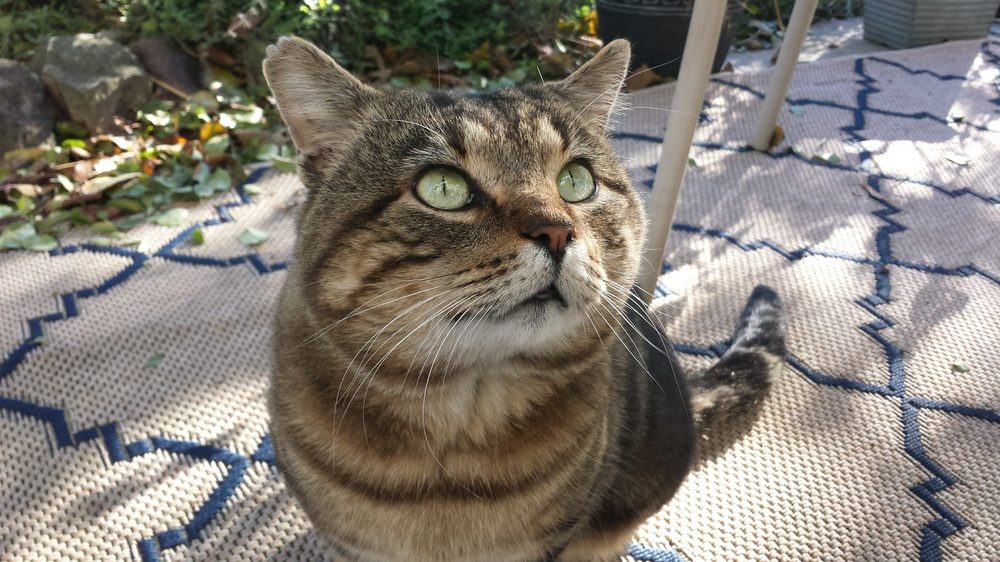
#> input picture assignments/assign7/borbor.jpg, 1000 x 562 px, shrunk from 4128 x 2322 before the run
$ python eng103_base7_solution.py
#> lines starting #> are read from the running program, lines starting #| are printed output that depends on the picture
## AUTHOR: Alexandra Bacula
## ENG 103 base code 7


import numpy as np
import matplotlib.pyplot as plt
import PIL

class image_manipulation:

    def Import_Image(self, FileName):
#> called with FileName = 'borbor.jpg'
        My_Image = PIL.Image.open(FileName)
#> My_Image is the input picture: PIL image 1000x562 RGB; mean R, G, B 130.4, 124.4, 115.7
#> call 2 of Import_Image, with FileName = 'winter_skyline.jpg'
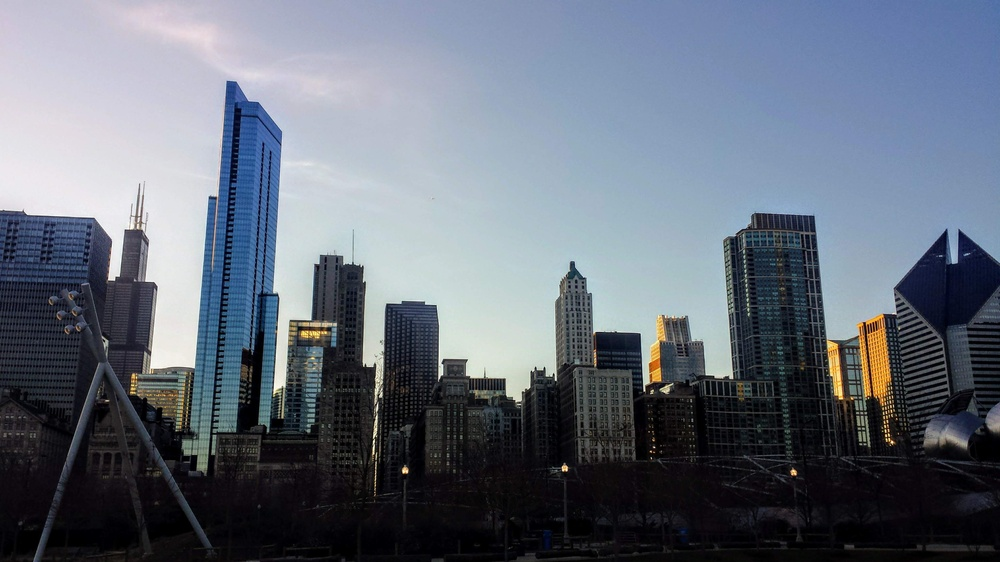
#> input picture assignments/assign7/winter_skyline.jpg, 1000 x 562 px, shrunk from 4128 x 2322 before the run
#> in Import_Image, My_Image is the input picture: PIL image 1000x562 RGB; mean R, G, B 101.2, 109.1, 121.7
        return My_Image  # .resize((256,256))


    def Flip_Image(self, Image):

        # Turn image into an array
        Image_Array = np.array(Image)

        # Get the x and y dimensions of the image
        XDim = Image_Array.shape[0]
#> XDim = 562
        YDim = Image_Array.shape[1]
#> YDim = 1000

        # Create array of zeros of the same size as the original image
        # The zeros will be overwritten
        Flipped_Image_Array = np.zeros(Image_Array.shape)

        # Go through each pixel in X and Y
        for x in range(XDim):
            for y in range(YDim):

                #####################
                ##### EDIT HERE #####
                #####################

                # Save the pixel value of the original image to the opposite X value in the Flipped_Image_Array
                ## ie, you want the lowest x index in the original image to become the highest x index in the flipped image
                ## You will need to have after that operation  -1 because the python indexes at 0 not 1
                ## The y index will be the same

                # The Image_Array is indexed as follows: Image_Array[x,y,:]
                ### The colon is there bcause there are three values in that last spot (RGB)
                ####The color lets you save all three at once

                # You will end up with Flipped_Image_Array[something -1,y,:] = Image_Array[x,y,:]

                Flipped_Image_Array[XDim-x-1,y,:] = Image_Array[x,y,:]
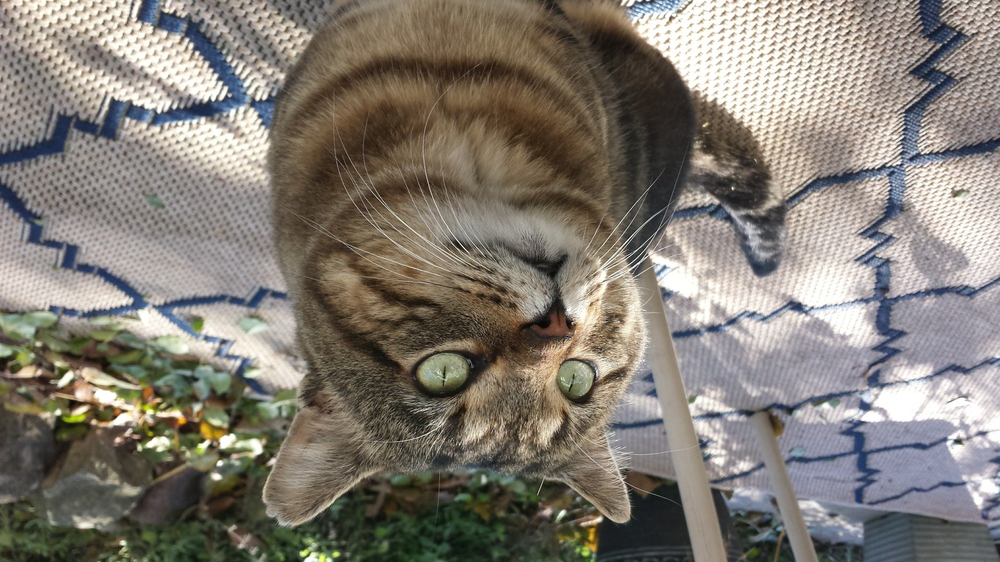
#> Flipped_Image_Array: shape (562, 1000, 3) float64; mean R, G, B 130.4, 124.4, 115.7

                #############################
                ##### STOP EDITING HERE #####
                #############################

        # This converts your array back into an image with the correct value type
        Flipped_Image = PIL.Image.fromarray((Flipped_Image_Array).astype(np.uint8))

        # Return the flipped image
        return Flipped_Image

    def Invert_Color(self, Image):

        # Turn image into an array
        Image_Array = np.array(Image)

        # Get the x and y dimensions of the image
        XDim = Image_Array.shape[0]
#> XDim = 562
        YDim = Image_Array.shape[1]
#> YDim = 1000

        # Create array of zeros of the same size as the original image
        # The zeros will be overwritten
        Invert_Color_Array = np.zeros(Image_Array.shape)

        # Go through each pixel in X and Y
        for x in range(XDim):
            for y in range(YDim):
                #####################
                ##### EDIT HERE #####
                #####################

                # Save the R,G,and B pixel value of the original image to 255-original value in the Combined_Image_Array
                ## ie, you will end up with three lines specifying each new R, G, B value
                ## The x and y index will be the same

                # The Image_Array is indexed as follows:
                ### Image_Array[x,y,0] is R
                ### Image_Array[x,y,1] is G
                ### Image_Array[x,y,2] is B
                ### The colon is there bcause there are three values in that last spot (RGB)
                ####The color lets you save all three at once

                Invert_Color_Array[x,y,0] = 255-Image_Array[x,y,0]
                Invert_Color_Array[x, y, 1] = 255 - Image_Array[x, y, 1]
                Invert_Color_Array[x, y, 2] = 255 - Image_Array[x, y, 2]
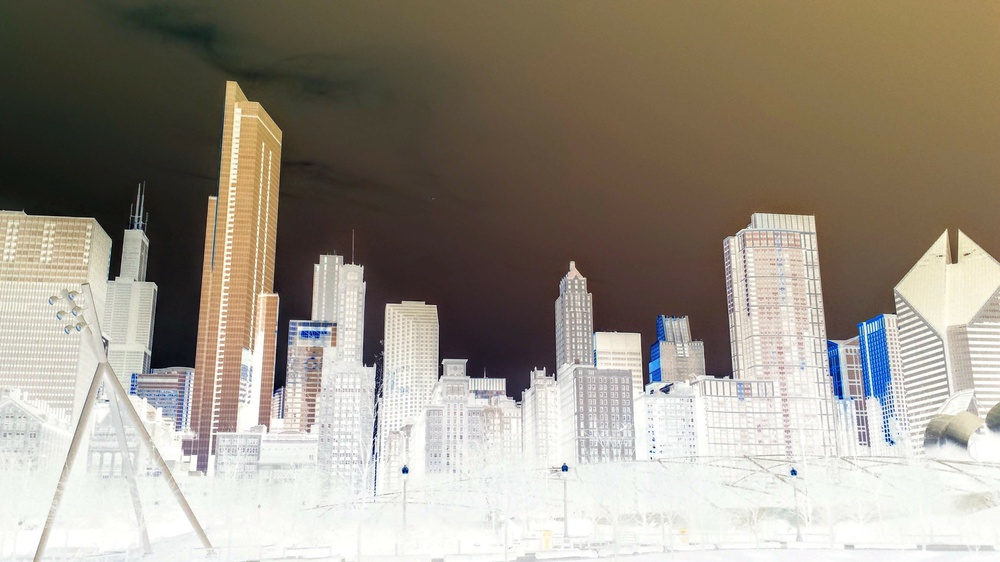
#> Invert_Color_Array: shape (562, 1000, 3) float64; mean R, G, B 153.8, 145.9, 133.3
                #############################
                ##### STOP EDITING HERE #####
                #############################

        # This converts your array back into an image with the correct value type
        Invert_Color_Image = PIL.Image.fromarray((Invert_Color_Array).astype(np.uint8))

        # Return the flipped image
        return Invert_Color_Image

    def Combine_Images(self,Image1,Image2):
        ##########################################
        ## MAKE SURE BOTH ARE COLOR IMAGES!!!!! ##
        ##########################################

        # Turn image into an array
        Image_Array1 = np.array(Image1)
        Image_Array2 = np.array(Image2)

        # Get the x and y dimensions of the images
        XDim1 = Image_Array1.shape[0]
#> XDim1 = 562
        YDim1 = Image_Array1.shape[1]
#> YDim1 = 1000
        XDim2 = Image_Array2.shape[0]
#> XDim2 = 562
        YDim2 = Image_Array2.shape[1]
#> YDim2 = 1000


        # Pick the smaller of each dimension for the combined image dimensions
        ## This will make sure we don't try to pull pixels from an index that doesn't exist
        if XDim1 <= XDim2:
            XDim = XDim1
#> XDim = 562
        else:
            XDim = XDim2

        if YDim1 <= YDim2:
            YDim = YDim1
#> YDim = 1000
        else:
            YDim = YDim2

        # Create an array to write the combined image to with the smaller of each dimension
        ## The zeros will be overwritten
        Combined_Image_Array = np.zeros((XDim,YDim,3))

        # Go through each pixel in X and Y
        for x in range(XDim):
            for y in range(YDim):

                #####################
                ##### EDIT HERE #####
                #####################

                # Write If Statements to alternate which image you save a pixel value from to the combined image array
                ## ie, do something like every even x value save pixel from Image1, and every odd x value save pixel from Image2
                ### you could also do this with the y dimension instead
                ### or try it with both!
                ### or you can pick some other condition, play around and see what conditions you like best!

                # The all image arrays are indexed as follows: Image_Array[x,y,:]
                ### The colon is there bcause there are three values in that last spot (RGB)
                ####The color lets you save all three at once
                #### MAKE SURE BOTH OF YOUR INPUT IMAGES ARE COLOR!!!!


                if x%2 == 0:
                    Combined_Image_Array[x,y,:] = Image_Array1[x,y,:]
                else:
                    Combined_Image_Array[x,y,:] = Image_Array2[x,y,:]
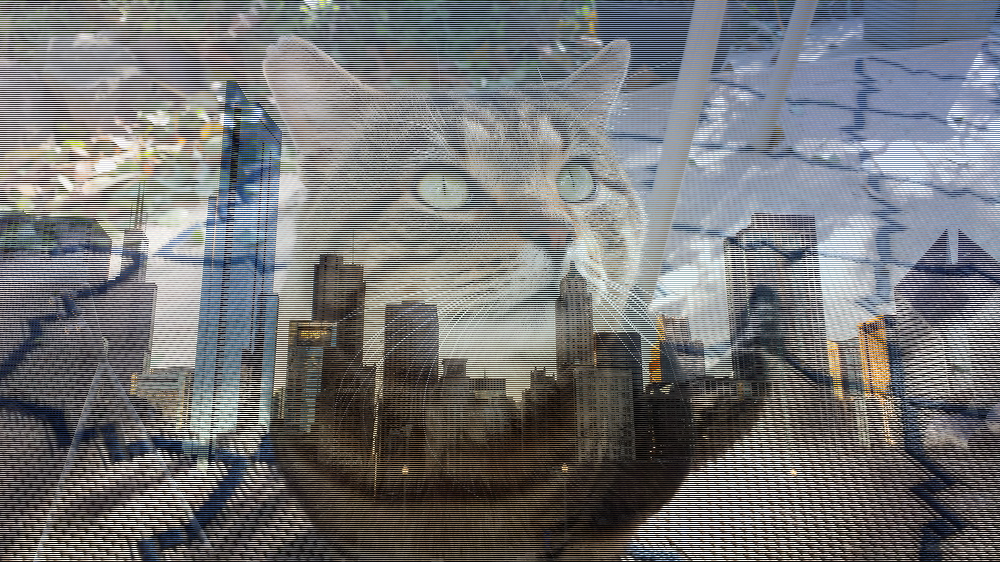
#> Combined_Image_Array: shape (562, 1000, 3) float64; mean R, G, B 115.7, 116.6, 118.6

                #############################
                ##### STOP EDITING HERE #####
                #############################

        # This converts your array back into an image with the correct value type
        Combined_Image = PIL.Image.fromarray((Combined_Image_Array).astype(np.uint8))

        # Return the flipped image
        return Combined_Image


if __name__ == '__main__':

    # Create an instance of the image_manipulation class
    image_manip = image_manipulation()

    # Import your image (make sure it is in your current directory, or specify the path)
    My_Image = image_manip.Import_Image('borbor.jpg')
    My_Image2 = image_manip.Import_Image('winter_skyline.jpg')

    # Once you have edited the Flip_Image function, uncomment below
    # Call the Flip image
    Flipped_Image = image_manip.Flip_Image(My_Image)

    # Once you have edited the Invert_Color function, uncomment below
    # Call the Combined image
    Invert_Color_Image = image_manip.Invert_Color(My_Image2)

    # Once you have edited the Combine_Images function, uncomment below
    # Call the Combined image

    Combined_Image = image_manip.Combine_Images(My_Image,My_Image2)


    # # Show the original image
    plt.imshow(My_Image)
    # # Wait until the image is closed to continue
    plt.waitforbuttonpress()

    # # Once you have edited the Flip_Image function, uncomment below
    # # Show the flipped image
    plt.imshow(Flipped_Image)
    # # Wait until the image is closed to continue
    plt.waitforbuttonpress()

    # Once you have edited the Invert_Color function, uncomment below
    # Show the inverted color image
    plt.imshow(Invert_Color_Image)
    # Wait until the image is closed to continue
    plt.waitforbuttonpress()

    # # Once you have edited the Combine_Images function, uncomment below
    # # Show the combined image
    plt.imshow(Combined_Image)
    # # Wait until the image is closed to continue
    plt.waitforbuttonpress()
